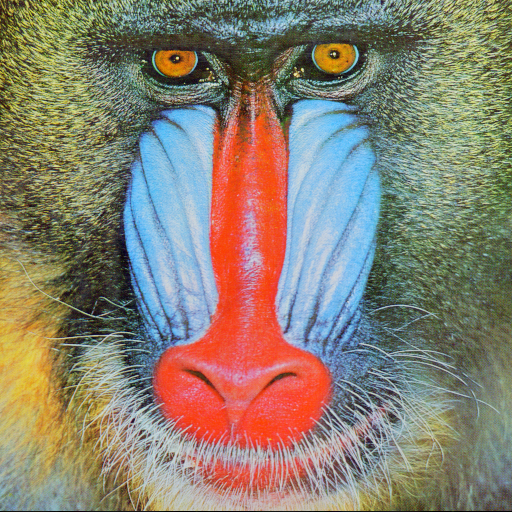
#> input picture Algorithms/image/babbon.bmp, 512 x 512 px
$ jupyter execute fourier-discriptor.ipynb
#> lines starting #> are read from the running program, lines starting #| are printed output that depends on the picture
[cell 1]
import numpy as np
import matplotlib.pyplot as plt
import cv2

# 1. 이미지 로드 (OpenCV 사용)
# 이미지 경로를 지정하세요 (예: 'image.jpg')
image_path = './image/babbon.bmp'  # 실제 이미지 경로로 변경
image = cv2.imread(image_path, cv2.IMREAD_GRAYSCALE)  # 그레이스케일로 로드
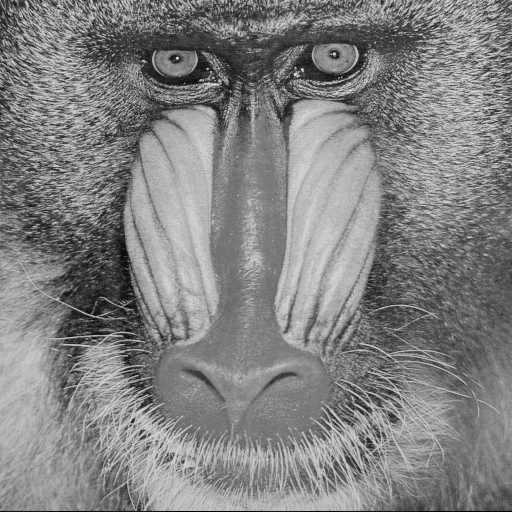
#> image: shape (512, 512); min 0, max 231, mean 129.6

# 이미지가 제대로 로드되었는지 확인
if image is None:
    print("이미지를 로드할 수 없습니다. 경로를 확인하세요.")
    exit()

# 2. 영상 R을 크기 (6, 21)로 변환
# OpenCV는 uint8 타입으로 이미지를 로드하므로 float32로 변환
R = cv2.resize(image, (21, 6)).astype(np.float32)  # 크기 (6, 21)로 리사이즈

# 3. 2D FFT 수행
# NumPy의 fft2를 사용해 2D 푸리에 변환 수행
t = np.fft.fft2(R)

# 4. 특징 벡터 X 생성
# 필요한 특징 개수 2d를 설정 (예: d=5로 설정, 따라서 2d=10)
d = 5  # 예시로 d를 5로 설정
X = []

# t를 1D 배열로 변환 (ravel 사용)
t_flat = t.ravel()

# 실수부와 허수부를 추출해 X 생성
for i in range(d):
    real_part = np.real(t_flat[i])
    imag_part = np.imag(t_flat[i])
    X.append(real_part)
    X.append(imag_part)
#> this loop made 5 passes
#> (real_part, imag_part) on passes 1 to 5: (16117, 0), (84.46, 47.34), (754.3, -14.09), (590.7, -113.8), (-585.3, -727.6)
#> after the loop, X = [16117, 0, 84.46, 47.34, 754.3, -14.09, 590.7, -113.8, -585.3, -727.6]

X = np.array(X)  # 특징 벡터 X

# 5. 결과 출력
print(f"영상 R의 크기: {R.shape}")
#| 영상 R의 크기: (6, 21)
print(f"푸리에 변환 결과 t의 크기: {t.shape}")
#| 푸리에 변환 결과 t의 크기: (6, 21)
print(f"특징 벡터 X: {X}")
#| 특징 벡터 X: [ 1.61170000e+04  0.00000000e+00  8.44604272e+01  4.73398265e+01
#|   7.54256016e+02 -1.40948211e+01  5.90725155e+02 -1.13776714e+02
#|  -5.85325724e+02 -7.27640052e+02]
print(f"특징 벡터 X의 길이: {len(X)}")
#| 특징 벡터 X의 길이: 10

# 6. 시각화 (Matplotlib 사용)
# 원본 영상 R 시각화
plt.figure(figsize=(10, 5))

plt.subplot(1, 2, 1)
plt.imshow(R, cmap='gray')
plt.title('Input Image R (6x21)')
plt.axis('off')

# 푸리에 변환 결과의 크기(절대값) 시각화
plt.subplot(1, 2, 2)
plt.imshow(np.log(np.abs(t) + 1), cmap='gray')  # 로그 스케일로 시각화
plt.title('Magnitude of FFT')
plt.axis('off')

plt.show()
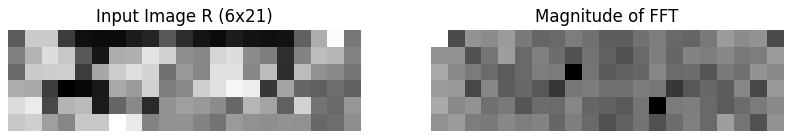
#> figure drawn by matplotlib, 2 panels
